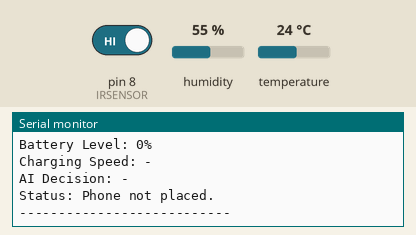
The sketch below on a simulated Arduino Uno, built with avr-gcc and run on an emulated ATmega328P. Shown: the last lines printed to the serial monitor. The inputs (shaded band) are chosen by the test bench; at power-on: pin 8 (IRSENSOR) HIGH, temperature 24 °C, humidity 55 %.

Above: at 7.0 s.
7.1 s: pin 8 (IRSENSOR) driven LOW
11.2 s: temperature set to 41 °C
At 14.2 s:
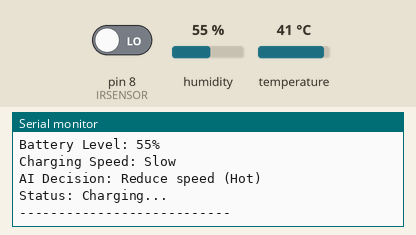
15.3 s: temperature set to 12 °C
At 16.5 s:
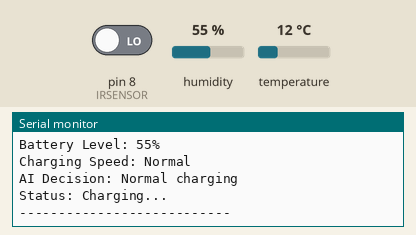
Timing chart, 0 to 18.3 s (numbered marks = the images above; inputs shaded):
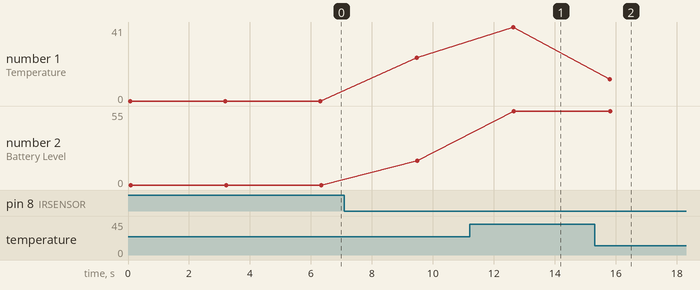

Measured:
- after the input at 11.2 s, the serial monitor: prints a new line after 1.4 s (image 1)
- after the input at 15.3 s, the serial monitor: prints a new line after 0.50 s (image 2)
- plotted number 1: 0 → 24 after the input at 7.1 s, 24 → 41 after the input at 11.2 s, 41 → 12 after the input at 15.3 s
- plotted number 2: 0 → 18 after the input at 7.1 s

The sketch:

AI.ino
```cpp
#include <DHT.h>

#define DHTPIN 7
#define DHTTYPE DHT11
#define IRSENSOR 8

DHT dht(DHTPIN, DHTTYPE);

bool wasDetected = false;  // Tracks object state
bool batteryShown = false; // Tracks if 18% battery shown once

void setup() {
  Serial.begin(9600);
  pinMode(IRSENSOR, INPUT_PULLUP); // Use internal pull-up resistor
  dht.begin();
  Serial.println("Prototype Booted...");
}

void loop() {
  bool objectDetected = digitalRead(IRSENSOR) == LOW;

  float temperature = 0;
  int batteryLevel = 0;
  String aiDecision = "-";
  String chargingSpeed = "-";
  String status = "Phone not placed.";

  if (!objectDetected) {
    // Reset batteryShown flag when phone is removed
    batteryShown = false;
  }

  if (objectDetected) {
    status = "Charging...";
    temperature = dht.readTemperature();

    // Show 18% battery once
    if (!batteryShown) {
      batteryLevel = 18;
      aiDecision = "Boost speed (Low Batt)";
      chargingSpeed = "Fast";
      batteryShown = true;
    } else {
      batteryLevel = 55;  // Generic value for normal use
      if (temperature > 40) {
        aiDecision = "Reduce speed (Hot)";
        chargingSpeed = "Slow";
      } else {
        aiDecision = "Normal charging";
        chargingSpeed = "Normal";
      }
    }
  }

  // Display
  Serial.println("---- Prototype Status ----");
  Serial.print("Object: "); Serial.println(objectDetected ? "Phone Detected" : "No Object");
  Serial.print("Temperature: "); Serial.print(temperature); Serial.println(" °C");
  Serial.print("Battery Level: "); Serial.print(batteryLevel); Serial.println("%");
  Serial.print("Charging Speed: "); Serial.println(chargingSpeed);
  Serial.print("AI Decision: "); Serial.println(aiDecision);
  Serial.print("Status: "); Serial.println(status);
  Serial.println("---------------------------\n");

  delay(3000);
}
```
